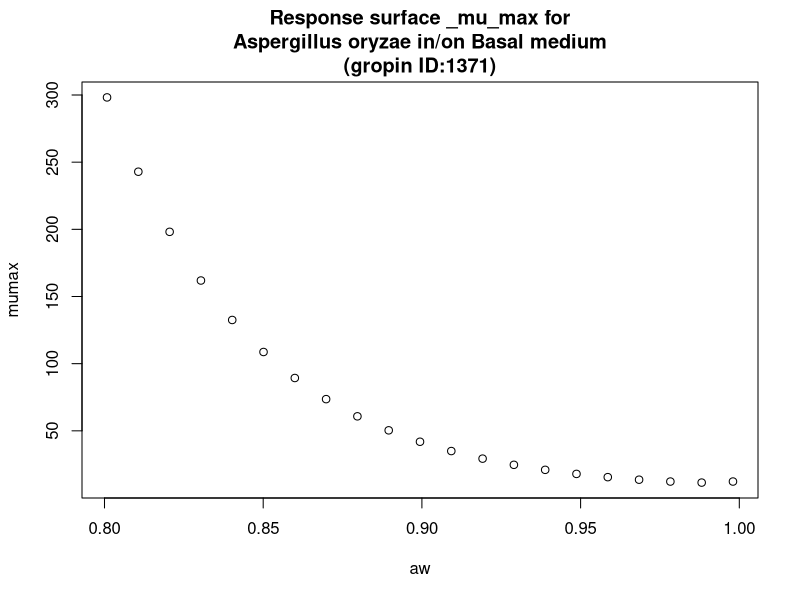

R code for this plot:
#############################
# start of Parameter script
#############################
aw <- seq(0.8008,0.998001998001998,length.out=21)
#############################
# end of Parameter script
#############################
############################# 
# start of Model script Gropin ID 1371 
#############################
 
# constant coefficients for this model
 
variables <- data.frame(aw)
argumentsPar <- unique.data.frame(expand.grid(variables))
 
# heart of the model
response_surface <- function(aw) {
   mumax <-exp(2.682-5.124*sqrt(1-aw)+26.62*(sqrt(1-aw))^2)

	return(mumax=mumax)
} 

# output parameters
responseSurface <- cbind(argumentsPar,response_surface(argumentsPar['aw']))
colnames(responseSurface) <- c(colnames(argumentsPar),'mumax')
#############################
# End of Model script
#############################
############################# 
# start of Visualisation script Gropin ID 1371 
#############################
titleText <-'Response surface _mu_max for
Aspergillus oryzae in/on Basal medium
(gropin ID:1371)'
plot(aw,responseSurface$'mumax',xlab='aw',
                          ylab='mumax',main=titleText)
#############################
# End of Visualisation script
#############################
